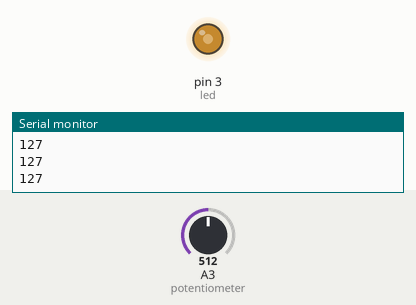
Recording of a sketch running on a simulated Arduino Uno, built with avr-gcc and run on an emulated ATmega328P. Parts: output pins drawn as LEDs (lit = HIGH), the last lines printed to the serial monitor. The inputs (shaded band) are chosen by the test bench; at power-on: A3 (potentiometer) = 512.

Above: at 1.2 s.
1.3 s: A3 (potentiometer) set to 716
At 2.1 s:
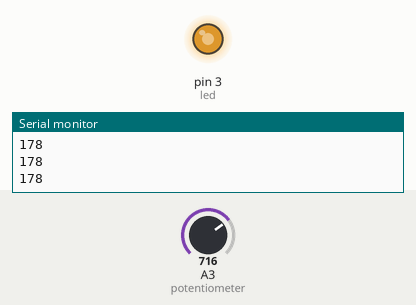
2.8 s: A3 (potentiometer) set to 900
At 3.3 s:
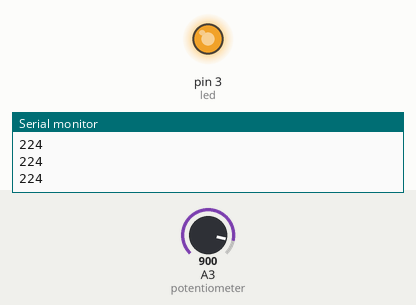
4.3 s: A3 (potentiometer) set to 122
At 5.5 s:
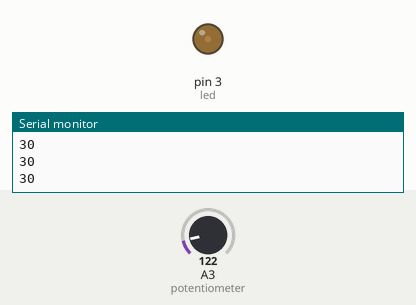
5.8 s: A3 (potentiometer) set to 0
At 6.7 s:
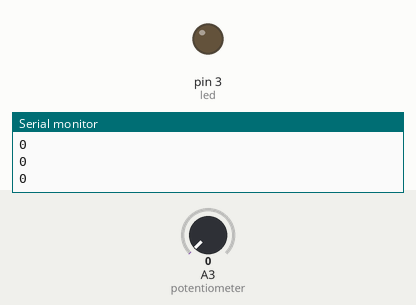
7.3 s: A3 (potentiometer) set to 511
At 7.8 s:
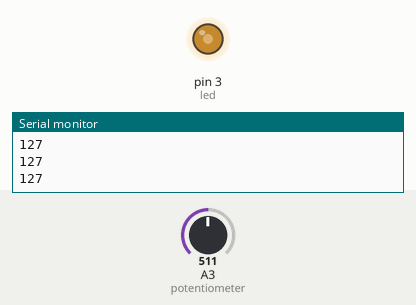
Timing chart, 0 to 9.8 s (numbered marks = the images above; inputs shaded):
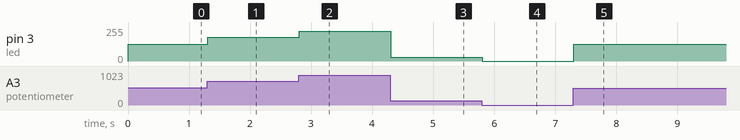

Measured:
- after the input at 1.3 s, pin 3 (led): 127/255 → 178/255 at once
- after the input at 2.8 s, pin 3 (led): 178/255 → 224/255 at once
- after the input at 4.3 s, pin 3 (led): 224/255 → 30/255 at once
- after the input at 5.8 s, pin 3 (led): 30/255 → 0/255 at once
- after the input at 7.3 s, pin 3 (led): 0/255 → 127/255 at once

The sketch:

sketch_jun22a.ino
```cpp
#define led 3
#define potentiometer A3

void setup() {
  pinMode(potentiometer,INPUT);
  pinMode(led,OUTPUT);
  Serial.begin(9600);
}

void loop() {
  int inputValue = analogRead(potentiometer);
  int outputValue = (float)inputValue / 1023 * 255;
  Serial.println(outputValue);
  analogWrite(led,outputValue);

}
```
